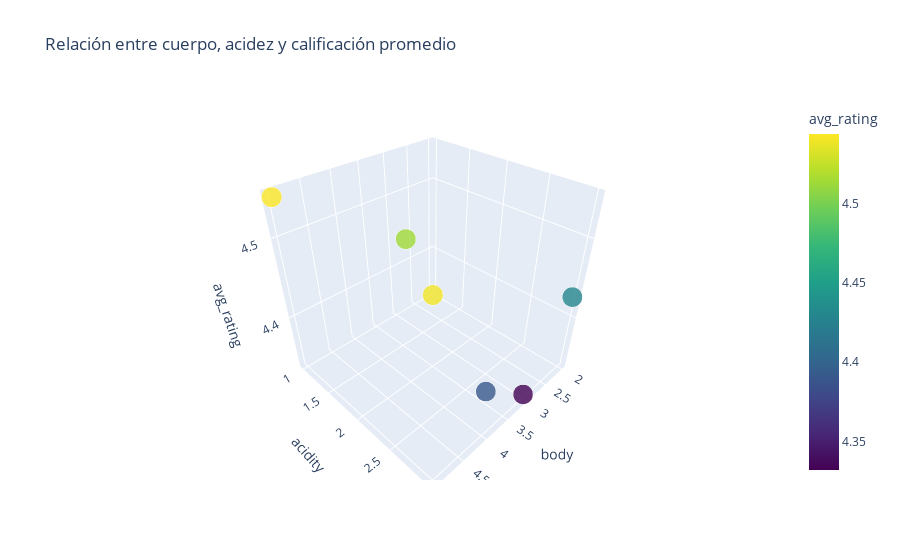

This figure's notebook cell:
### Code cell
# Consulta 19: Relación entre cuerpo, acidez y calificación promedio
# Panel interactivo 

fig = px.scatter_3d(data_consulta19, x='body', y='acidity', z='avg_rating', 
                    color='avg_rating', size='avg_rating', 
                    title='Relación entre cuerpo, acidez y calificación promedio', 
                    color_continuous_scale='Viridis')
fig.update_traces(marker=dict(opacity=0.8))
fig.show()

### Figure 1 — Plotly figure (JSON) as saved in the notebook; plotly's stock layout.template omitted (floating-point values rounded to 4 significant figures)
{"data": [{"hovertemplate": "body=%{x}<br>acidity=%{y}<br>avg_rating=%{marker.color}<extra></extra>", "legendgroup": "", "marker": {"color": [4.544, 4.54, 4.514, 4.429, 4.391, 4.332], "coloraxis": "coloraxis", "opacity": 0.8, "size": [4.544, 4.54, 4.514, 4.429, 4.391, 4.332], "sizemode": "area", "sizeref": 0.01136, "symbol": "circle"}, "mode": "markers", "name": "", "scene": "scene", "showlegend": false, "type": "scatter3d", "x": [5, 5, 4, 2, 4, 3], "y": [1, 3, 2, 3, 3, 3], "z": [4.544, 4.54, 4.514, 4.429, 4.391, 4.332]}], "layout": {"coloraxis": {"colorbar": {"title": {"text": "avg_rating"}}, "colorscale": [[0, "#440154"], [0.1111, "#482878"], [0.2222, "#3e4989"], [0.3333, "#31688e"], [0.4444, "#26828e"], [0.5556, "#1f9e89"], [0.6667, "#35b779"], [0.7778, "#6ece58"], [0.8889, "#b5de2b"], [1, "#fde725"]]}, "legend": {"itemsizing": "constant", "tracegroupgap": 0}, "scene": {"domain": {"x": [0, 1], "y": [0, 1]}, "xaxis": {"title": {"text": "body"}}, "yaxis": {"title": {"text": "acidity"}}, "zaxis": {"title": {"text": "avg_rating"}}}, "title": {"text": "Relación entre cuerpo, acidez y calificación promedio"}}}
